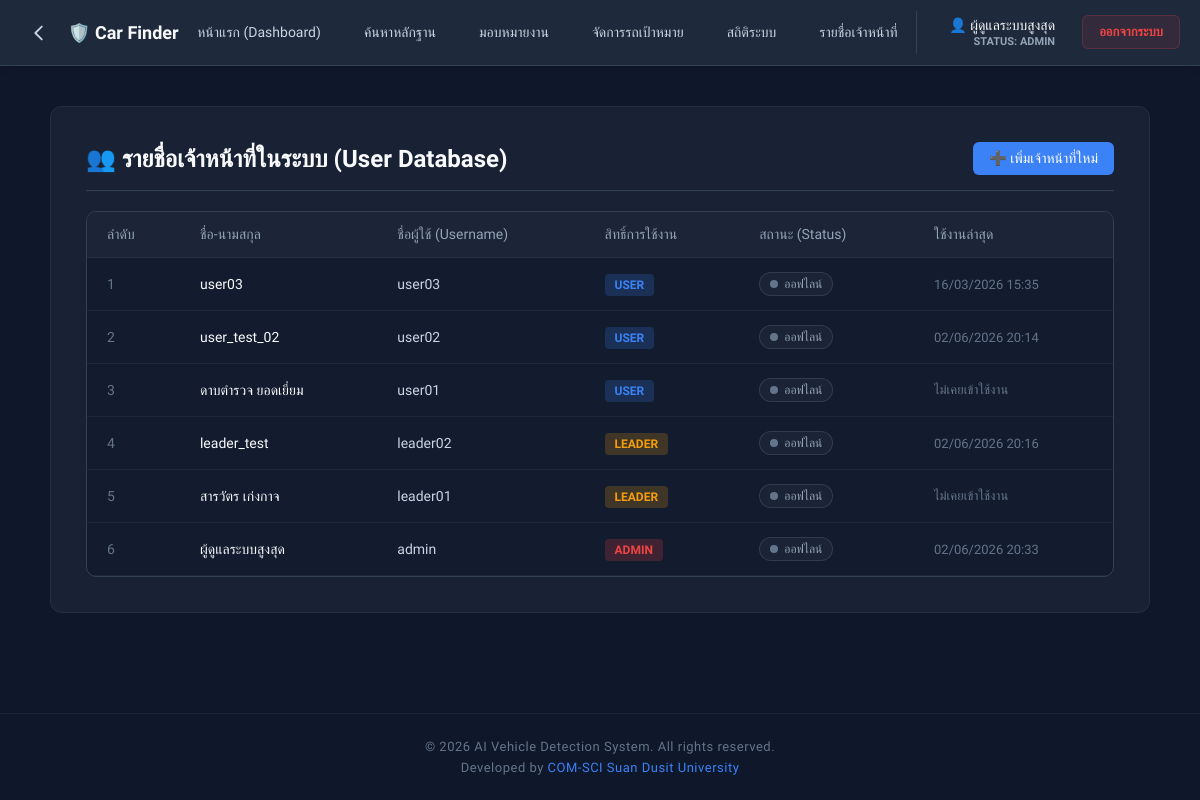
The page /user_list.php (signed in) on the database its author committed.
### tables this page shows
CREATE TABLE `users` (
  `user_id` int(11) NOT NULL,
  `username` varchar(50) NOT NULL,
  `password_hash` varchar(255) NOT NULL,
  `role` enum('USER','LEADER','ADMIN') NOT NULL,
  `full_name` varchar(100) DEFAULT NULL,
  `last_seen` datetime DEFAULT NULL,
  `is_online` tinyint(1) DEFAULT 0
);

### user_list.php (the view, shortened to what this page needs)
<?php
require 'db.php';
$stmt = $conn->query("SELECT * FROM users ORDER BY role ASC, full_name ASC");
$users = $stmt->fetchAll(PDO::FETCH_ASSOC);
?>
<!DOCTYPE html>
<html lang="th">
<head>
</head>
<body>
<?php include 'navbar.php'; ?>
<div class="container">
    <h2>
        👥 รายชื่อเจ้าหน้าที่ในระบบ (User Database)
        <a href="add_user.php" class="btn-add">➕ เพิ่มเจ้าหน้าที่ใหม่</a>
    </h2>
    <div class="table-container">
        <table class="data-table">
            <thead>
                <tr>
                    <th>ลำดับ</th>
                    <th>ชื่อ-นามสกุล</th>
                    <th>ชื่อผู้ใช้ (Username)</th>
                    <th>สิทธิ์การใช้งาน</th>
                    <th>สถานะ (Status)</th>
                    <th>ใช้งานล่าสุด</th>
                </tr>
            </thead>
            <tbody>
                <?php $i = 1; foreach ($users as $user): ?>
                    <tr>
                        <td style="color: #64748b;"><?php echo $i++; ?></td>
                        <td style="color: #f8fafc; font-weight: 500;"><?php echo htmlspecialchars($user['full_name']); ?></td>
                        <td><?php echo htmlspecialchars($user['username']); ?></td>
                        <td>
                            <?php if ($user['role'] == 'ADMIN'): ?>
                                <span class="role-badge role-admin">ADMIN</span>
                            <?php elseif ($user['role'] == 'LEADER'): ?>
                                <span class="role-badge role-leader">LEADER</span>
                            <?php else: ?>
                                <span class="role-badge role-user">USER</span>
                            <?php endif; ?>
                        </td>
                        <td>
                            <?php
                                $is_online = false;
                                $time_text = "ไม่เคยเข้าใช้งาน";
                                if (!empty($user['last_seen'])) {
                                    $last_seen_time = strtotime($user['last_seen']);
                                    $time_text = date('d/m/Y H:i', $last_seen_time);
                                }
                            ?>
                            <?php if ($is_online): ?>
                                <span class="status-badge status-online">
                                    <div class="dot dot-online"></div> ออนไลน์
                                </span>
                            <?php else: ?>
                                <span class="status-badge status-offline">
                                    <div class="dot dot-offline"></div> ออฟไลน์
                                </span>
                            <?php endif; ?>
                        </td>
                        <td style="color: #64748b; font-size: 13px;"><?php echo $time_text; ?></td>
                    </tr>
                <?php endforeach; ?>
            </tbody>
        </table>
    </div>
</div>
<?php include 'footer.php'; ?>
</body>
</html>

### navbar.php (shortened to what this page needs)
<nav class="navbar">
    <div class="nav-left-section">
        <a href="javascript:history.back()" class="btn-nav-back" title="ย้อนกลับ">
            <svg fill="none" stroke="currentColor" viewBox="0 0 24 24" xmlns="http://www.w3.org/2000/svg">
                <path stroke-linecap="round" stroke-linejoin="round" stroke-width="2" d="M15 19l-7-7 7-7"></path>
            </svg>
        </a>
        <a href="index.php" class="nav-brand">
            🛡️ Car Finder
        </a>
    </div>
    <div class="nav-links">
        <a href="index.php" class="nav-link">หน้าแรก (Dashboard)</a>
        <a href="search.php" class="nav-link">ค้นหาหลักฐาน</a>
        <?php if (isset($_SESSION['role']) && ($_SESSION['role'] === 'ADMIN' || $_SESSION['role'] === 'LEADER')): ?>
            <a href="assign_case.php" class="nav-link">มอบหมายงาน</a>
        <?php endif; ?>
        <?php if (isset($_SESSION['role']) && ($_SESSION['role'] === 'ADMIN' || $_SESSION['role'] === 'LEADER')): ?>
            <a href="manage_suspect.php" class="nav-link">จัดการรถเป้าหมาย</a>
            <a href="statistics.php" class="nav-link">สถิติระบบ</a>
        <?php endif; ?>
        <?php if (isset($_SESSION['role']) && $_SESSION['role'] === 'ADMIN'): ?>
            <a href="user_list.php" class="nav-link">รายชื่อเจ้าหน้าที่</a>
        <?php endif; ?>
    </div>
    <div class="nav-user">
        <?php if(isset($_SESSION['full_name'])): ?>
            <a href="profile.php" class="user-profile-link" title="จัดการข้อมูลส่วนตัว">
                <div class="user-name">👤 <?php echo htmlspecialchars($_SESSION['full_name']); ?></div>
                <div class="role-badge-nav">STATUS: <?php echo htmlspecialchars($_SESSION['role']); ?></div>
            </a>
        <?php endif; ?>
        <a href="logout.php" class="btn-logout">ออกจากระบบ</a>
    </div>
</nav>

### footer.php (shortened to what this page needs)
<footer class="enterprise-footer">
    <p>&copy; <?php echo date('Y'); ?> AI Vehicle Detection System. All rights reserved.</p>
    <p style="margin-top: 6px;">Developed by <span class="highlight">COM-SCI Suan Dusit University</span></p>
</footer>

### user_list.php (style rules this page uses)
body { font-family: 'Prompt', sans-serif; background-color: #0f172a; margin: 0; padding: 0 0 40px 0; color: #cbd5e1; min-height: 100vh; }
.container { width: 95%; max-width: 1100px; margin: 40px auto; background-color: rgba(30, 41, 59, 0.7); padding: 35px; border-radius: 12px; border: 1px solid rgba(255,255,255,0.05); }
h2 { color: #f8fafc; margin-top: 0; font-size: 24px; border-bottom: 1px solid #334155; padding-bottom: 15px; display: flex; justify-content: space-between; align-items: center; }
.btn-add { background-color: #3b82f6; color: white; padding: 8px 16px; border-radius: 6px; text-decoration: none; font-size: 14px; font-weight: 500; transition: 0.2s; }
.table-container { background-color: rgba(15, 23, 42, 0.6); border-radius: 10px; border: 1px solid #334155; overflow: hidden; margin-top: 20px; }
.data-table { width: 100%; border-collapse: collapse; text-align: left; }
.data-table th, .data-table td { padding: 14px 20px; border-bottom: 1px solid rgba(255,255,255,0.05); font-size: 14px; }
.data-table th { background-color: rgba(30, 41, 59, 0.8); color: #94a3b8; font-weight: 500; }
.role-badge { padding: 4px 10px; border-radius: 4px; font-size: 12px; font-weight: 600; }
.role-admin { background: rgba(239, 68, 68, 0.2); color: #ef4444; }
.role-leader { background: rgba(245, 158, 11, 0.2); color: #f59e0b; }
.role-user { background: rgba(59, 130, 246, 0.2); color: #3b82f6; }
.status-badge { display: inline-flex; align-items: center; gap: 6px; padding: 4px 10px; border-radius: 20px; font-size: 12px; font-weight: 500; }
.status-offline { background: rgba(100, 116, 139, 0.1); border: 1px solid rgba(100, 116, 139, 0.3); color: #94a3b8; }
.dot { width: 8px; height: 8px; border-radius: 50%; }
.dot-offline { background-color: #64748b; }

### navbar.php (style rules this page uses)
.navbar { background-color: #1e293b; border-bottom: 1px solid #334155; padding: 0 20px; display: flex; justify-content: space-between; align-items: center; height: 65px; box-shadow: 0 4px 6px -1px rgba(0, 0, 0, 0.1); position: sticky; top: 0; z-index: 1000; font-family: 'Prompt', sans-serif; }
.nav-left-section { display: flex; align-items: center; gap: 10px; }
.btn-nav-back { color: #cbd5e1; background-color: transparent; border: none; padding: 8px; border-radius: 50%; text-decoration: none; display: flex; align-items: center; justify-content: center; transition: 0.2s; cursor: pointer; }
.btn-nav-back svg { width: 22px; height: 22px; }
.nav-brand { color: #f8fafc; font-size: 18px; font-weight: 600; text-decoration: none; display: flex; align-items: center; gap: 10px; }
.nav-links { display: flex; gap: 15px; align-items: center; }
.nav-link { color: #cbd5e1; text-decoration: none; font-size: 14px; font-weight: 500; transition: color 0.2s, background-color 0.2s; padding: 8px 14px; border-radius: 6px; }
.nav-user { display: flex; align-items: center; gap: 15px; border-left: 1px solid #334155; padding-left: 20px; }
.user-profile-link { text-decoration: none; text-align: right; line-height: 1.2; padding: 6px 12px; border-radius: 6px; transition: background-color 0.2s; }
.user-name { color: #f8fafc; font-size: 14px; font-weight: 500; display: flex; align-items: center; gap: 6px; }
.role-badge-nav { color: #94a3b8; font-size: 11px; font-weight: 600; margin-top: 2px; }
.btn-logout { background-color: rgba(239, 68, 68, 0.1); color: #ef4444; border: 1px solid rgba(239, 68, 68, 0.2); padding: 8px 16px; border-radius: 6px; text-decoration: none; font-size: 13px; font-weight: 600; transition: 0.2s; }

### footer.php (style rules this page uses)
body { min-height: 100vh; display: flex; flex-direction: column; padding-bottom: 0 !important; }
.container { width: 100%; box-sizing: border-box; }
.enterprise-footer { background-color: #0f172a; border-top: 1px solid rgba(255, 255, 255, 0.05); padding: 25px 20px; text-align: center; font-family: 'Prompt', sans-serif; color: #64748b; font-size: 13px; width: 100%; margin-top: auto; box-sizing: border-box; position: relative; z-index: 10; }
.enterprise-footer p { margin: 0; letter-spacing: 0.5px; }
.enterprise-footer .highlight { color: #3b82f6; font-weight: 500; }

### rows shown on the page
users: full_name "user03", username "user03", role "USER", last_seen "16/03/2026 15:35"
users: full_name "user_test_02", username "user02", role "USER", last_seen "02/06/2026 20:14"
users: full_name "ดาบตำรวจ ยอดเยี่ยม", username "user01", role "USER", time_text "ไม่เคยเข้าใช้งาน"
users: full_name "leader_test", username "leader02", role "LEADER", last_seen "02/06/2026 20:16"
users: full_name "สารวัตร เก่งกาจ", username "leader01", role "LEADER", time_text "ไม่เคยเข้าใช้งาน"
users: full_name "ผู้ดูแลระบบสูงสุด", username "admin", role "ADMIN", last_seen "02/06/2026 20:33"

### other values the page prints
$_SESSION['full_name'] "ผู้ดูแลระบบสูงสุด"
$_SESSION['role'] "ADMIN"
